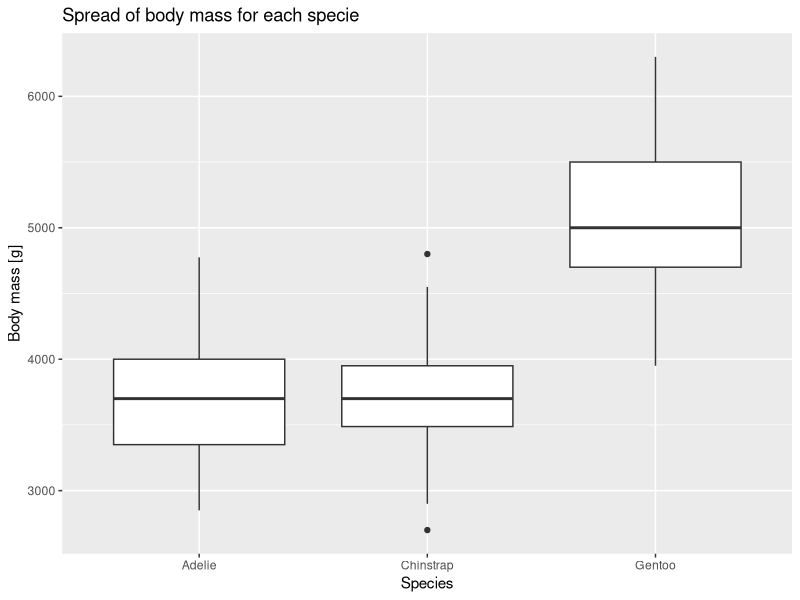
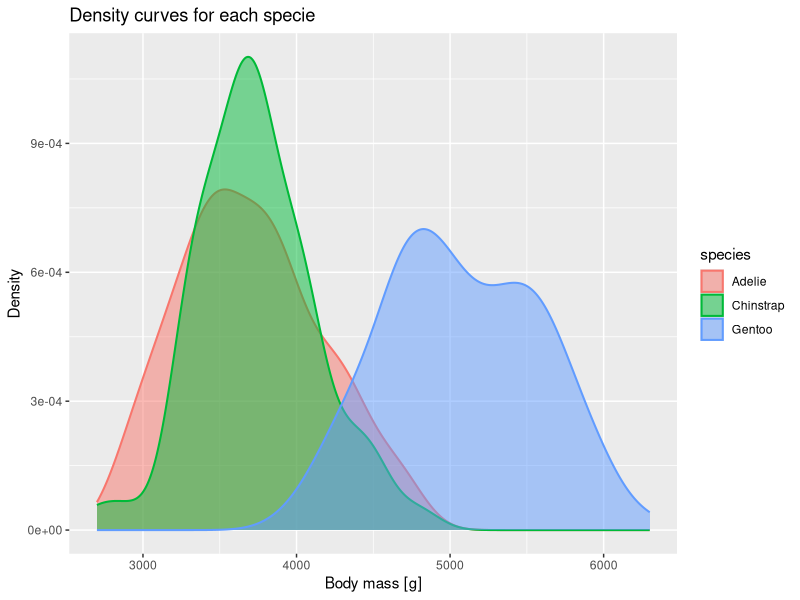
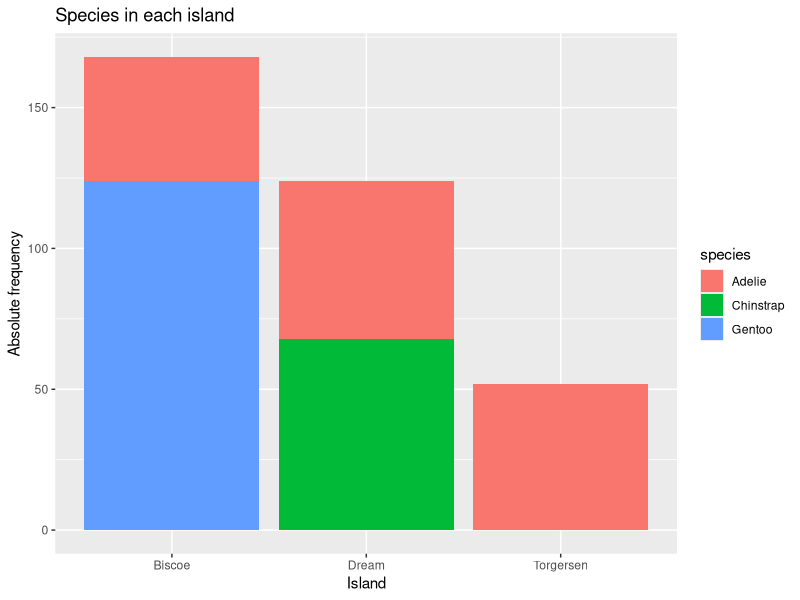
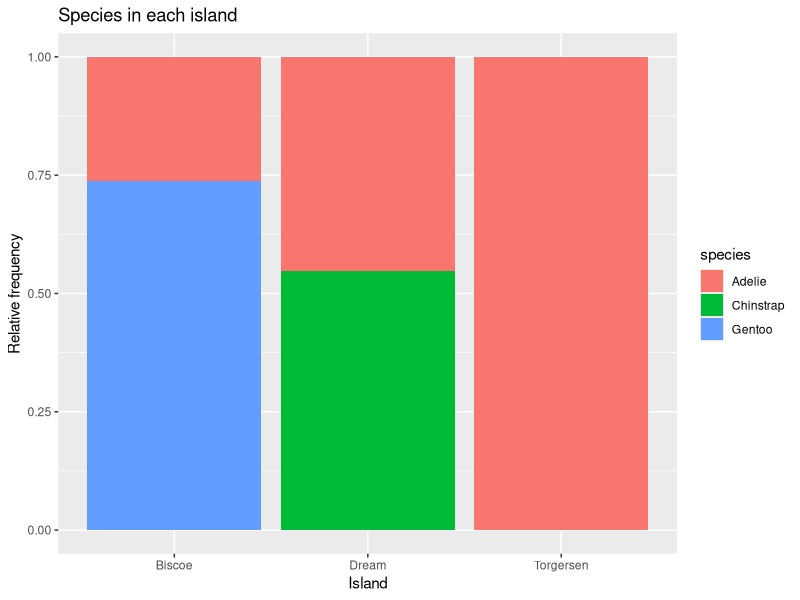
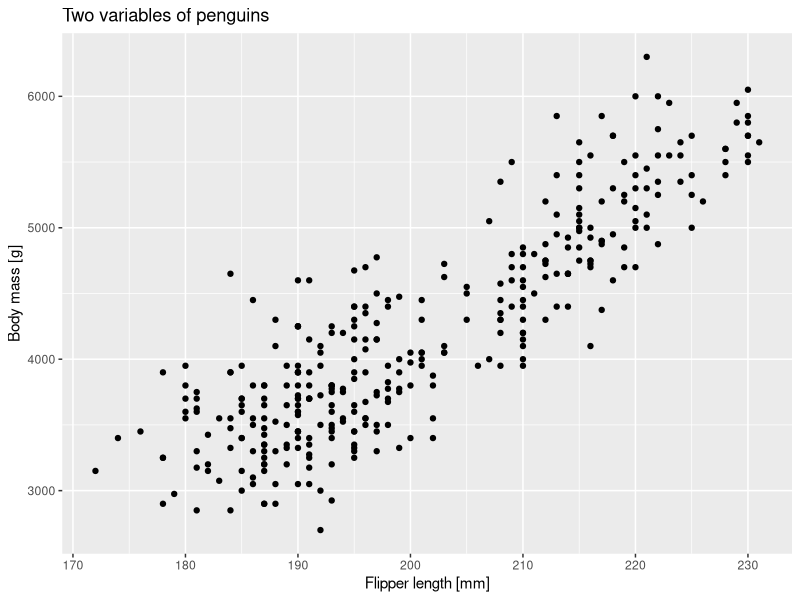
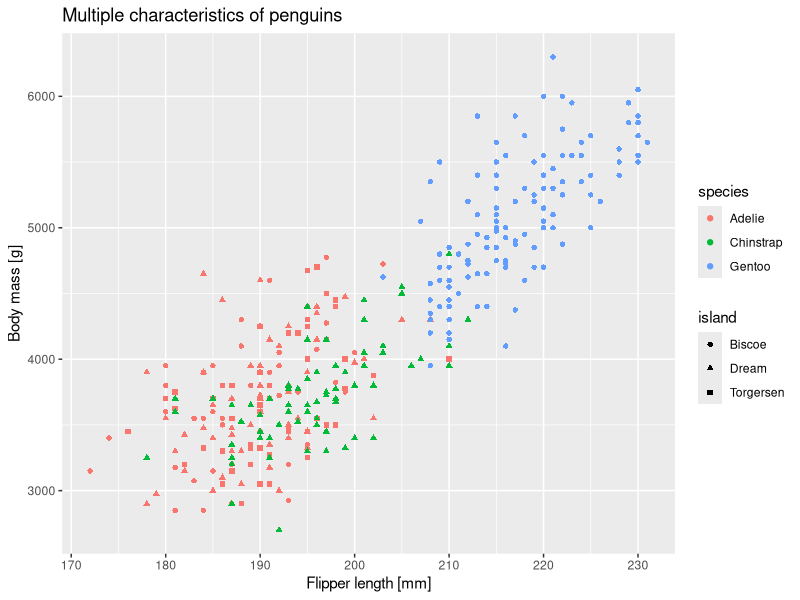
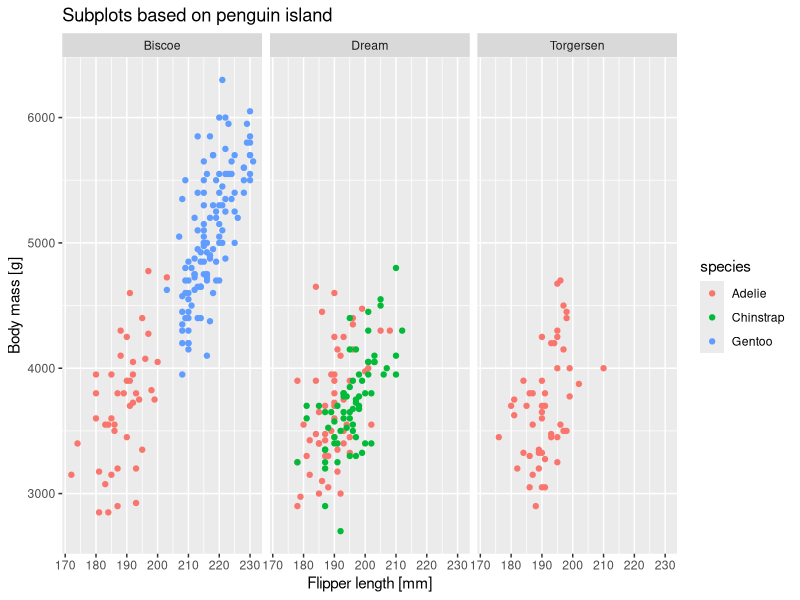
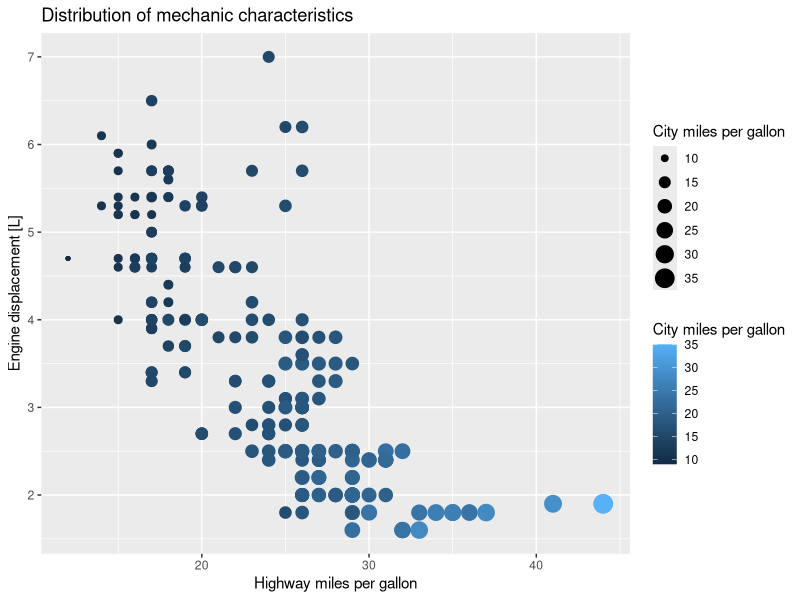

Source code (R) for these figures, in order:
## ---- chunk 1
library(tidyverse)
library(palmerpenguins)
library(ggthemes)
## ---- chunk 2
ggplot(penguins, aes(x = species, y = body_mass_g)) +
  geom_boxplot() +
  labs(
    title = "Spread of body mass for each specie", 
    x = "Species", 
    y = "Body mass [g]"
  )
## ---- chunk 3
ggplot(penguins, aes(x = body_mass_g, color = species, fill = species)) +
  geom_density(alpha = 0.5, linewidth = 0.7) + 
  labs(
    title = "Density curves for each specie", 
    x = "Body mass [g]", 
    y = "Density"
  )
## ---- chunk 4
ggplot(penguins, aes(x = island, fill = species)) +
  geom_bar() +
  labs(
    title = "Species in each island", 
    x = "Island", 
    y = "Absolute frequency"
  )
## ---- chunk 5
ggplot(penguins, aes(x = island, fill = species)) +
  geom_bar(position = "fill") +
  labs(
    title = "Species in each island", 
    x = "Island", 
    y = "Relative frequency"
  )
## ---- chunk 6
ggplot(penguins, aes(x = flipper_length_mm, y = body_mass_g)) + 
  geom_point() + 
  labs(
    title = "Two variables of penguins", 
    x = "Flipper length [mm]", 
    y = "Body mass [g]"
  )
## ---- chunk 7
ggplot(penguins, aes(x = flipper_length_mm, y = body_mass_g)) + 
  geom_point(aes(color = species, shape = island)) + 
  labs(
    title = "Multiple characteristics of penguins", 
    x = "Flipper length [mm]", 
    y = "Body mass [g]"
  )
## ---- chunk 8
ggplot(penguins, aes(x = flipper_length_mm, y = body_mass_g)) + 
  geom_point(aes(color = species)) + 
  facet_wrap(~island) + 
  labs(
    title = "Subplots based on penguin island", 
    x = "Flipper length [mm]", 
    y = "Body mass [g]"
  )
## ---- chunk 9
glimpse(mpg)
## ---- chunk 10
ggplot(data = mpg, mapping = aes(x = hwy, y = displ)) +
  geom_point(aes(color = cty, size = cty)) + 
  labs(
    title = "Distribution of mechanic characteristics", 
    x = "Highway miles per gallon", 
    y = "Engine displacement [L]", 
    color = "City miles per gallon", 
    size = "City miles per gallon"
  )
## ---- chunk 11
ggplot(data = mpg, mapping = aes(x = hwy, y = displ)) +
  geom_point()
## ---- chunk 12
ggplot(penguins, aes(x = bill_depth_mm, y = bill_length_mm)) + 
  geom_point(aes(color = species)) + 
  labs(
    title = "Penguin bill attributes", 
    x = "Bill depth [mm]", 
    y = "Bill length [mm]", 
    color = "Species"
  )
## ---- chunk 13
ggplot(penguins, aes(x = bill_depth_mm, y = bill_length_mm)) + 
  geom_point(aes(color = species)) + 
  facet_wrap(~species) + 
  labs(
    title = "Penguin bill attributes", 
    x = "Bill depth [mm]", 
    y = "Bill length [mm]", 
    color = "Species"
  )
